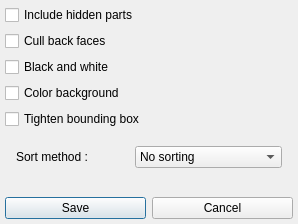
<ui version="4.0" >
 <author></author>
 <comment></comment>
 <exportmacro></exportmacro>
 <class>VRenderInterface</class>
 <widget class="QDialog" name="VRenderInterface" >
  <property name="geometry" >
   <rect>
    <x>0</x>
    <y>0</y>
    <width>298</width>
    <height>224</height>
   </rect>
  </property>
  <property name="windowTitle" >
   <string>Vectorial rendering options</string>
  </property>
  <layout class="QVBoxLayout" >
   <property name="margin" >
    <number>5</number>
   </property>
   <property name="spacing" >
    <number>6</number>
   </property>
   <item>
    <widget class="QCheckBox" name="includeHidden" >
     <property name="toolTip" >
      <string>Hidden poligons are also included in the output (usually twice bigger)</string>
     </property>
     <property name="text" >
      <string>Include hidden parts</string>
     </property>
    </widget>
   </item>
   <item>
    <widget class="QCheckBox" name="cullBackFaces" >
     <property name="toolTip" >
      <string>Back faces (non clockwise point ordering) are removed from the output</string>
     </property>
     <property name="text" >
      <string>Cull back faces</string>
     </property>
    </widget>
   </item>
   <item>
    <widget class="QCheckBox" name="blackAndWhite" >
     <property name="toolTip" >
      <string>Black and white rendering</string>
     </property>
     <property name="text" >
      <string>Black and white</string>
     </property>
    </widget>
   </item>
   <item>
    <widget class="QCheckBox" name="colorBackground" >
     <property name="toolTip" >
      <string>Use current background color instead of white</string>
     </property>
     <property name="text" >
      <string>Color background</string>
     </property>
    </widget>
   </item>
   <item>
    <widget class="QCheckBox" name="tightenBBox" >
     <property name="toolTip" >
      <string>Fit output bounding box to current display</string>
     </property>
     <property name="text" >
      <string>Tighten bounding box</string>
     </property>
    </widget>
   </item>
   <item>
    <layout class="QHBoxLayout" >
     <property name="margin" >
      <number>11</number>
     </property>
     <property name="spacing" >
      <number>6</number>
     </property>
     <item>
      <widget class="QLabel" name="sortLabel" >
       <property name="toolTip" >
        <string>Polygon depth sorting method</string>
       </property>
       <property name="text" >
        <string>Sort method :</string>
       </property>
      </widget>
     </item>
     <item>
      <widget class="QComboBox" name="sortMethod" >
       <property name="toolTip" >
        <string>Polygon depth sorting method</string>
       </property>
       <property name="currentIndex" >
        <number>0</number>
       </property>
       <item>
        <property name="text" >
         <string>No sorting</string>
        </property>
       </item>
       <item>
        <property name="text" >
         <string>BSP </string>
        </property>
       </item>
       <item>
        <property name="text" >
         <string>Topological</string>
        </property>
       </item>
       <item>
        <property name="text" >
         <string>Advanced topological</string>
        </property>
       </item>
      </widget>
     </item>
    </layout>
   </item>
   <item>
    <spacer>
     <property name="orientation" >
      <enum>Qt::Vertical</enum>
     </property>
     <property name="sizeType" >
      <enum>QSizePolicy::Expanding</enum>
     </property>
     <property name="sizeHint" >
      <size>
       <width>31</width>
       <height>41</height>
      </size>
     </property>
    </spacer>
   </item>
   <item>
    <layout class="QHBoxLayout" >
     <property name="margin" >
      <number>0</number>
     </property>
     <property name="spacing" >
      <number>6</number>
     </property>
     <item>
      <widget class="QPushButton" name="SaveButton" >
       <property name="text" >
        <string>Save</string>
       </property>
      </widget>
     </item>
     <item>
      <widget class="QPushButton" name="CancelButton" >
       <property name="text" >
        <string>Cancel</string>
       </property>
      </widget>
     </item>
    </layout>
   </item>
  </layout>
 </widget>
 <layoutdefault spacing="6" margin="11" />
 <pixmapfunction>qPixmapFromMimeSource</pixmapfunction>
 <tabstops>
  <tabstop>SaveButton</tabstop>
  <tabstop>CancelButton</tabstop>
  <tabstop>includeHidden</tabstop>
  <tabstop>cullBackFaces</tabstop>
  <tabstop>blackAndWhite</tabstop>
  <tabstop>colorBackground</tabstop>
  <tabstop>tightenBBox</tabstop>
  <tabstop>sortMethod</tabstop>
 </tabstops>
 <resources/>
 <connections/>
</ui>
